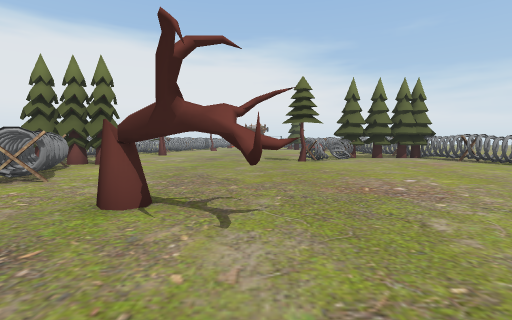
View 1 (above)

22 first-person views from a walk through a Unity game level. The camera is 1.4 m above the floor, tilts 4° down and sees 85° across. The floor is counted in squares, 2 m on a side. Each view is taken from the middle of a square. On the plan, view 1 faces up. The plan holds only what a view shows up to about 9 squares ahead; the rest is blank. The place goes on beyond the plan.

View 2
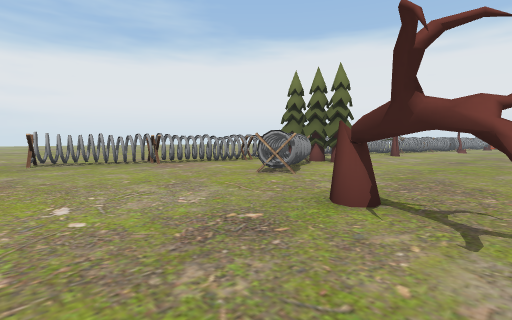

View 3
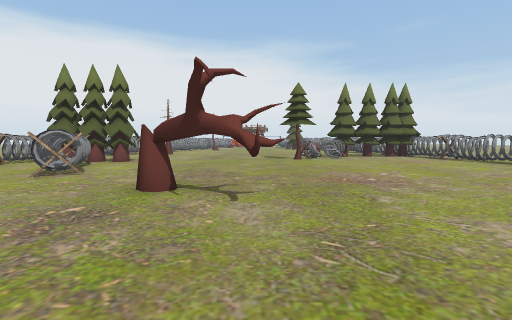

View 4
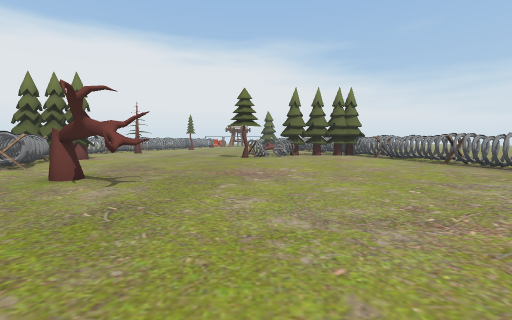

View 5
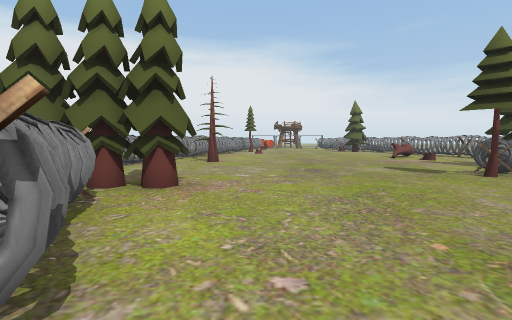

View 6
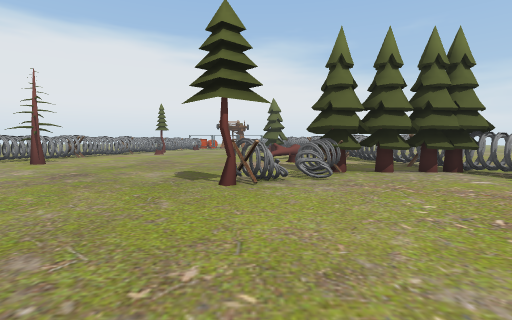

View 7
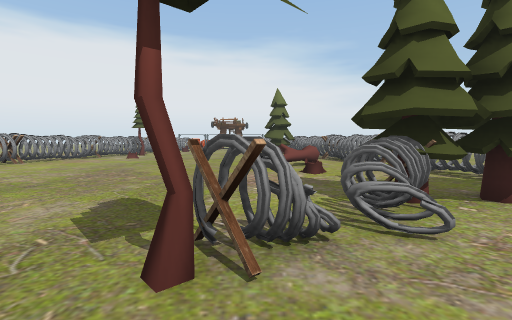

View 8
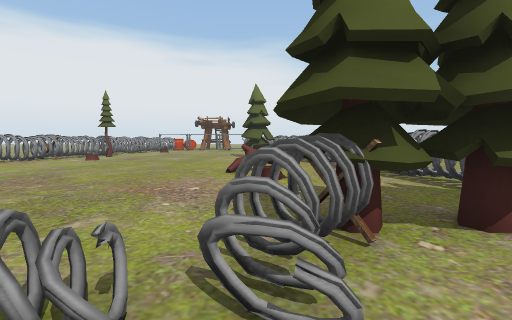

View 9
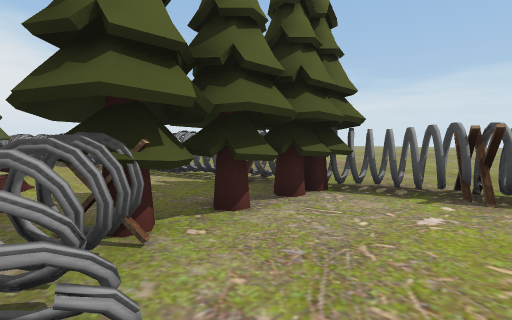

View 10
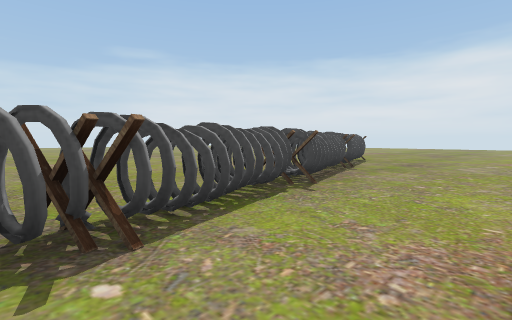

View 11
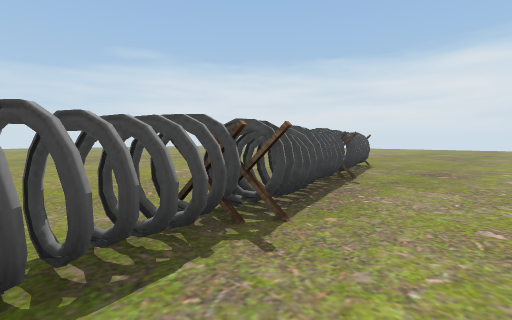

View 12
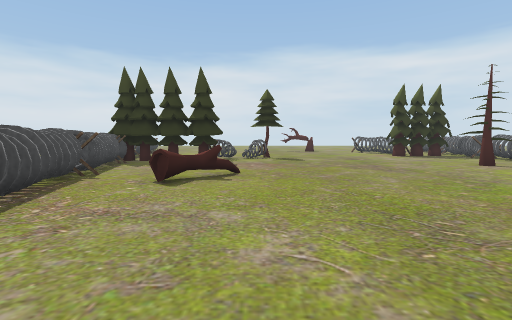

View 13
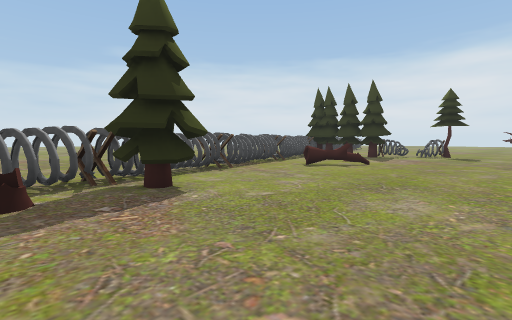

View 14
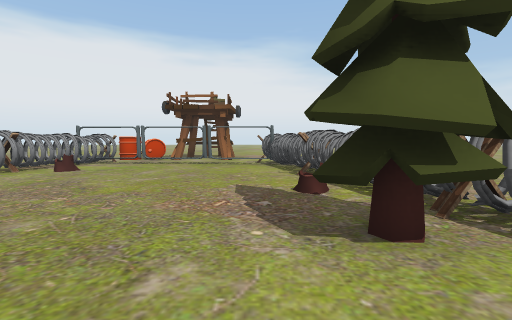

View 15
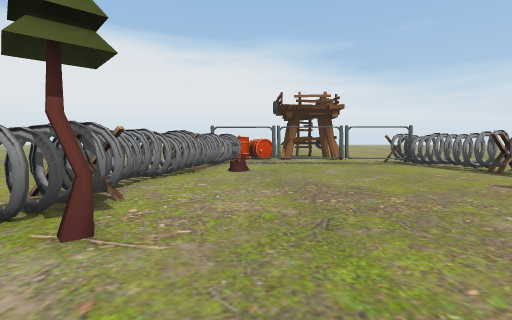

View 16
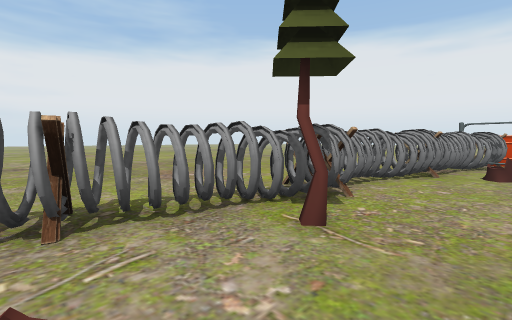

View 17
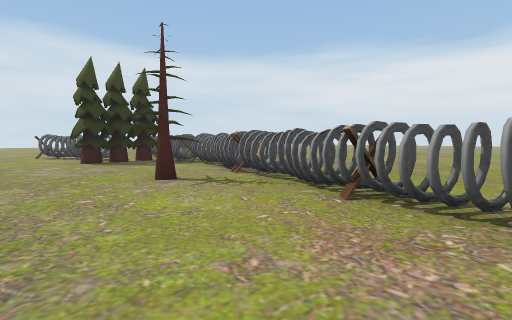

View 18
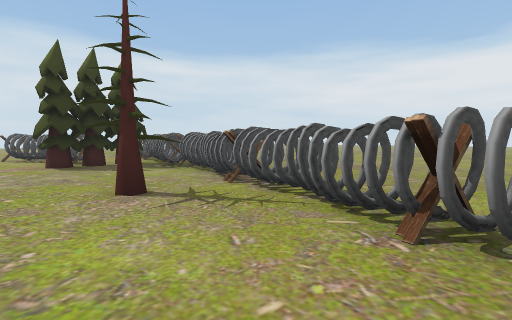

View 19
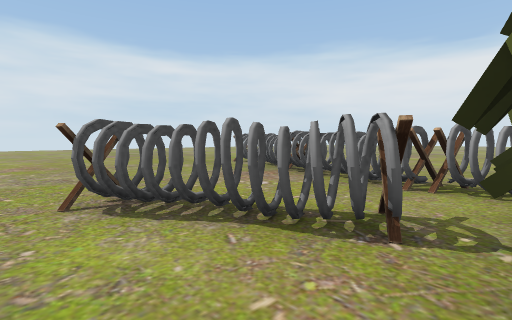

View 20
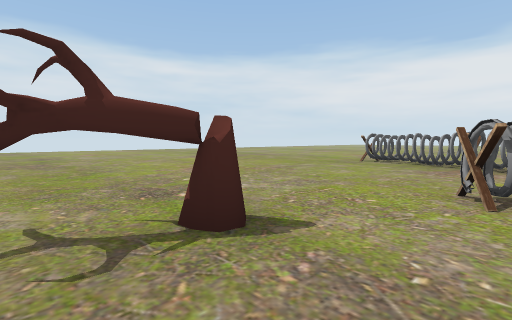

View 21
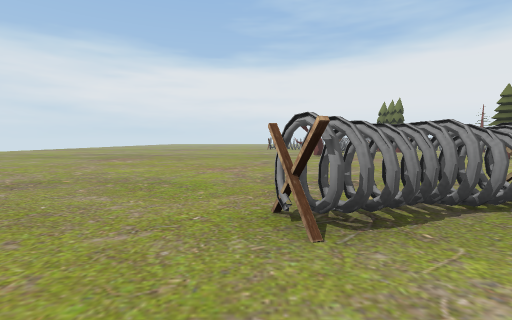

View 22
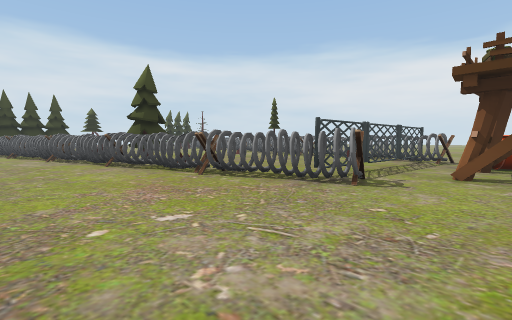

### Floor plan
Key: @ floor where view 1 was taken; # wall or solid block; . main floor; : floor 0.25 m higher than the main floor; = window, fence, low wall or low ledge; ^ raised ledge; T tree; S stump; H thing the floor can be seen under or through.
Columns run from 14 left of view 1 to 17 right of it. Each row starts with its distance up from view 1.
 30             ^# #......
 29            #^###......
 28           .#.....H....
 27           .#HHHHHH....
 26       ..  ##.....H....
 25       ..  #.S....H....
 24      .... #......##...
 23    .......#......S#...
 22    .......#.......#......
 21    ......##T.....T##.....
 20    ......#.........#...
 19    ......#.:.......#.
 18      ....#.........#.
 17  ........#.........#
 16 ........##.......T..#
 15 ........#........T..#
 14  .......#...........#..
 13   ..   ##TT.........=#.....
 12        #.............#.....
 11        #.........#TTT#.......
 10        #........#=...#.......
  9       .#TT......T....##........
  8       ##TTT...........#........
  7  .....#..#............#.........
  6  .....#..##...........#.........
  5  .. ..#...#...........#........
  4      ##................=......
  3     .#.......T.........#..
  2    ..#........T........#..
  1    ..#.................##.
  0      .........@............
 -1        ...................
 -2         ....... .........

Positions as (right, up) in squares from view 1, and headings:
1: (0, 0), facing up
2: (0, 0), facing up-left
3: (0, -1), facing up
4: (2, -2), facing up
5: (-3, 4), facing up
6: (2, 5), facing up
7: (2, 8), facing up
8: (3, 9), facing up
9: (3, 9), facing up-right
10: (5, 10), facing down-right
11: (6, 8), facing down-right
12: (2, 21), facing down
13: (-1, 23), facing down-right
14: (2, 19), facing up
15: (-2, 19), facing up
16: (-2, 19), facing up-left
17: (-2, 18), facing down-left
18: (-3, 17), facing down-left
19: (-3, 8), facing down-left
20: (0, 5), facing down-left
21: (12, 0), facing left
22: (7, 30), facing down-left
